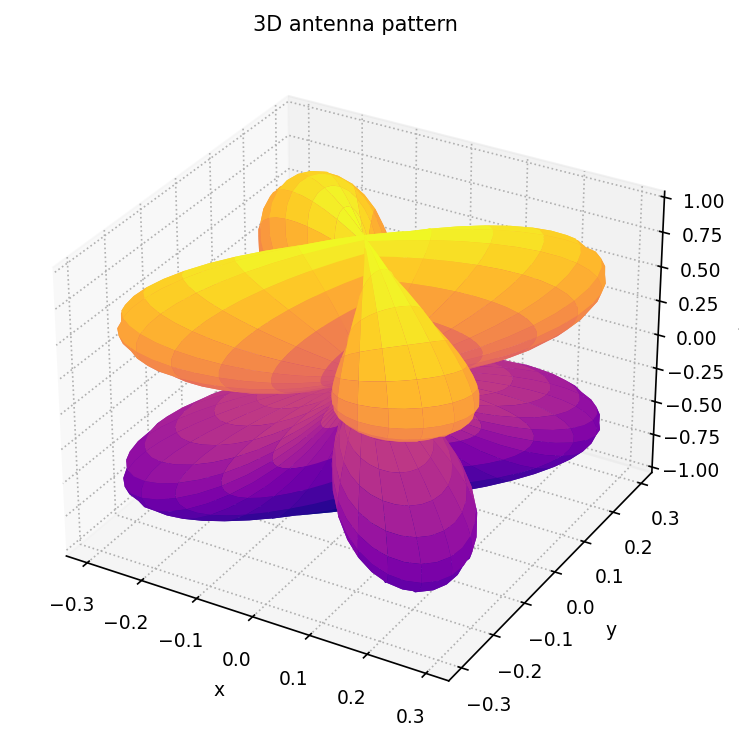

Write Python code to recreate this figure.
"""antenna_pattern_3d: 三维方向图（球面渲染）."""
import sys, os; sys.path.insert(0, os.path.join(os.path.dirname(os.path.abspath(__file__)), '..', '..', '_utils', 'python'))
import numpy as np
import matplotlib.pyplot as plt
from theme import apply_theme

def make_figure(title='3D antenna pattern'):
    apply_theme(fig_size=(6.5, 5))
    phi   = np.linspace(0, 2*np.pi, 100)
    theta = np.linspace(0, np.pi,   60)
    PHI, THETA = np.meshgrid(phi, theta)
    R = np.abs(np.cos(THETA))**2 * np.abs(np.sin(2*PHI))
    X = R*np.sin(THETA)*np.cos(PHI)
    Y = R*np.sin(THETA)*np.sin(PHI)
    Z = R*np.cos(THETA)
    fig = plt.figure()
    ax = fig.add_subplot(111, projection='3d')
    ax.plot_surface(X, Y, Z, cmap='plasma', linewidth=0)
    ax.set_xlabel('x'); ax.set_ylabel('y'); ax.set_zlabel('z')
    ax.set_title(title)
    fig.tight_layout()
    return fig

if __name__ == '__main__':
    fig = make_figure(); fig.savefig(__file__.replace('.py', '.png'), dpi=150)
